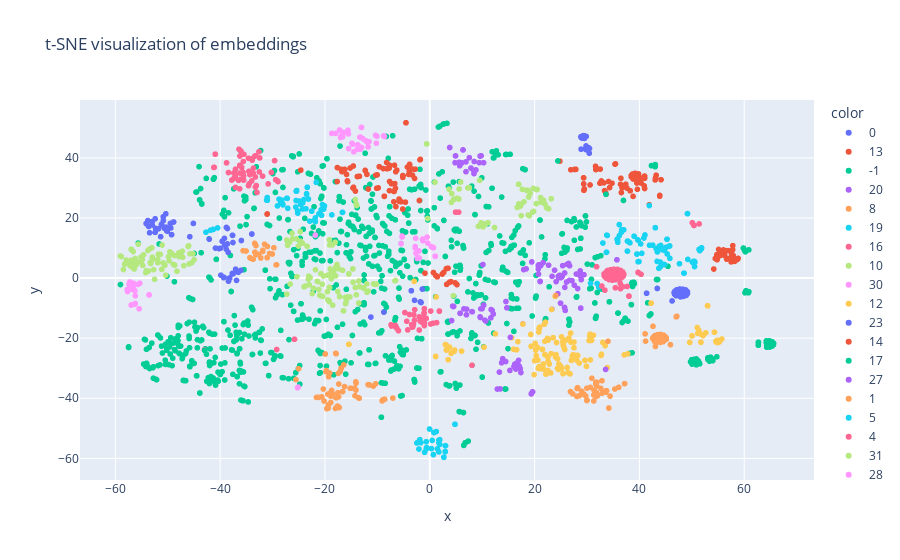

Source (notebook cell):
### Code cell
import plotly.express as px

# Create outputs directory if it doesn't exist
outputs_dir = root / "outputs"
outputs_dir.mkdir(exist_ok=True)

fig = px.scatter(
    x=embeddings_tsne[:, 0],
    y=embeddings_tsne[:, 1],
    color=cluster_labels.astype(str),
    title="t-SNE visualization of embeddings"
)

fig.show()
# Save to dedicated outputs directory with descriptive filename
fig.write_html(outputs_dir / "hdbscan_tsne_clusters.html")
